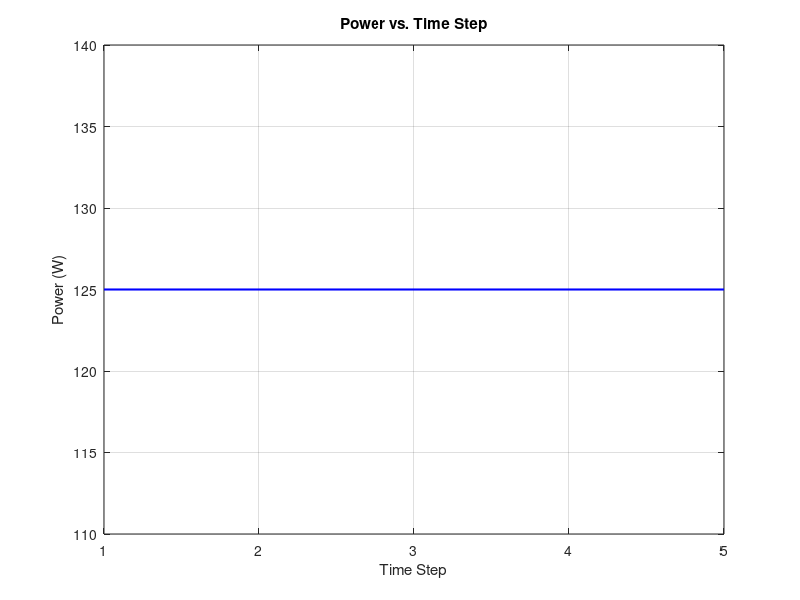

This chart was generated by the following MATLAB code:
fprintf("By: GUIZENI Oumayma\n");
fprintf("Date: 17-06-2023\n");
pause(3);

% Battery parameters
batteryCapacity = input('Enter the Capacity of your battery in Ah: '); % Battery capacity in Ampere-hours (Ah)

% Current measurements
timeSteps = input('Enter the number of time steps: ');
if timeSteps < 2
    disp('Minimum Time Steps should be 2');
    timeSteps = input('Enter the number of time steps: ');
end
    
currentMeasurements = zeros(timeSteps, 1);
voltageMeasurements = zeros(timeSteps, 1);

% Get current and voltage measurements from the user
for i = 1:timeSteps
    currentMeasurements(i) = input(sprintf('Enter current measurement for step %d (A): ', i));
    voltageMeasurements(i) = input(sprintf('Enter voltage measurement for step %d (V): ', i));
end

% Initialize variables
powerEstimates = zeros(timeSteps, 1);
totalPowerEstimates = 0;

% Estimate power using Model-Based Approaches method
for i = 1:timeSteps
    % Predicted voltage from the Equivalent Circuit Model (ECM)
    predictedVoltage = batteryCapacity * currentMeasurements(i); 
    
    % Estimate power based on the predicted voltage
    powerEstimates(i) = predictedVoltage * currentMeasurements(i);
    totalPowerEstimates = totalPowerEstimates + powerEstimates(i); 
end

% Display the total estimated power
fprintf("Total Estimated Power (W): %.2f\n", totalPowerEstimates);

% Plotting
time = 1:timeSteps;
figure;
plot(time, powerEstimates, 'b-', 'LineWidth', 1.5);
xlabel('Time Step');
ylabel('Power (W)');
title('Power vs. Time Step');
grid on;

% Save the graph as PNG
print -dpng power_graph_with_model_method.png;